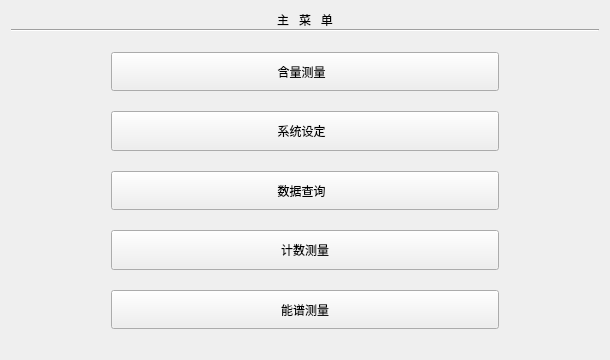
<?xml version="1.0" encoding="UTF-8"?>
<ui version="4.0">
 <class>Widget</class>
 <widget class="QWidget" name="Widget">
  <property name="geometry">
   <rect>
    <x>0</x>
    <y>0</y>
    <width>610</width>
    <height>360</height>
   </rect>
  </property>
  <property name="windowTitle">
   <string>Widget</string>
  </property>
  <property name="styleSheet">
   <string notr="true"/>
  </property>
  <layout class="QGridLayout" name="gridLayout_2">
   <item row="0" column="0">
    <layout class="QVBoxLayout" name="verticalLayout" stretch="1,1,3,1">
     <property name="spacing">
      <number>0</number>
     </property>
     <item>
      <widget class="QLabel" name="label">
       <property name="sizePolicy">
        <sizepolicy hsizetype="Preferred" vsizetype="Maximum">
         <horstretch>0</horstretch>
         <verstretch>0</verstretch>
        </sizepolicy>
       </property>
       <property name="text">
        <string>主   菜   单</string>
       </property>
       <property name="alignment">
        <set>Qt::AlignCenter</set>
       </property>
      </widget>
     </item>
     <item>
      <widget class="Line" name="line">
       <property name="orientation">
        <enum>Qt::Horizontal</enum>
       </property>
      </widget>
     </item>
     <item>
      <layout class="QVBoxLayout" name="verticalLayout_2">
       <property name="spacing">
        <number>20</number>
       </property>
       <property name="leftMargin">
        <number>100</number>
       </property>
       <property name="topMargin">
        <number>20</number>
       </property>
       <property name="rightMargin">
        <number>100</number>
       </property>
       <property name="bottomMargin">
        <number>20</number>
       </property>
       <item>
        <widget class="QPushButton" name="b1">
         <property name="sizePolicy">
          <sizepolicy hsizetype="Minimum" vsizetype="Minimum">
           <horstretch>0</horstretch>
           <verstretch>0</verstretch>
          </sizepolicy>
         </property>
         <property name="text">
          <string>含量测量  </string>
         </property>
         <property name="autoDefault">
          <bool>false</bool>
         </property>
         <property name="default">
          <bool>false</bool>
         </property>
         <property name="flat">
          <bool>false</bool>
         </property>
        </widget>
       </item>
       <item>
        <widget class="QPushButton" name="b3">
         <property name="sizePolicy">
          <sizepolicy hsizetype="Minimum" vsizetype="Minimum">
           <horstretch>0</horstretch>
           <verstretch>0</verstretch>
          </sizepolicy>
         </property>
         <property name="text">
          <string>系统设定  </string>
         </property>
         <property name="autoDefault">
          <bool>false</bool>
         </property>
         <property name="default">
          <bool>false</bool>
         </property>
         <property name="flat">
          <bool>false</bool>
         </property>
        </widget>
       </item>
       <item>
        <widget class="QPushButton" name="b2">
         <property name="sizePolicy">
          <sizepolicy hsizetype="Minimum" vsizetype="Minimum">
           <horstretch>0</horstretch>
           <verstretch>0</verstretch>
          </sizepolicy>
         </property>
         <property name="text">
          <string>数据查询  </string>
         </property>
         <property name="autoDefault">
          <bool>false</bool>
         </property>
         <property name="default">
          <bool>false</bool>
         </property>
         <property name="flat">
          <bool>false</bool>
         </property>
        </widget>
       </item>
       <item>
        <widget class="QPushButton" name="b4">
         <property name="sizePolicy">
          <sizepolicy hsizetype="Minimum" vsizetype="Minimum">
           <horstretch>0</horstretch>
           <verstretch>0</verstretch>
          </sizepolicy>
         </property>
         <property name="text">
          <string>计数测量</string>
         </property>
         <property name="autoDefault">
          <bool>false</bool>
         </property>
         <property name="default">
          <bool>false</bool>
         </property>
         <property name="flat">
          <bool>false</bool>
         </property>
        </widget>
       </item>
       <item>
        <widget class="QPushButton" name="b6">
         <property name="sizePolicy">
          <sizepolicy hsizetype="Minimum" vsizetype="Minimum">
           <horstretch>0</horstretch>
           <verstretch>0</verstretch>
          </sizepolicy>
         </property>
         <property name="text">
          <string>能谱测量</string>
         </property>
         <property name="autoDefault">
          <bool>false</bool>
         </property>
         <property name="default">
          <bool>false</bool>
         </property>
         <property name="flat">
          <bool>false</bool>
         </property>
        </widget>
       </item>
      </layout>
     </item>
     <item>
      <layout class="QHBoxLayout" name="horizontalLayout" stretch="1,5,2">
       <property name="spacing">
        <number>0</number>
       </property>
       <item>
        <widget class="issample" name="widget_issample" native="true">
         <property name="sizePolicy">
          <sizepolicy hsizetype="Preferred" vsizetype="Maximum">
           <horstretch>0</horstretch>
           <verstretch>0</verstretch>
          </sizepolicy>
         </property>
        </widget>
       </item>
       <item>
        <widget class="ispreheat" name="widget_ispreheat" native="true">
         <property name="sizePolicy">
          <sizepolicy hsizetype="Preferred" vsizetype="Maximum">
           <horstretch>0</horstretch>
           <verstretch>0</verstretch>
          </sizepolicy>
         </property>
        </widget>
       </item>
       <item>
        <widget class="date_widget" name="widget_datetime" native="true">
         <property name="sizePolicy">
          <sizepolicy hsizetype="Preferred" vsizetype="Maximum">
           <horstretch>0</horstretch>
           <verstretch>0</verstretch>
          </sizepolicy>
         </property>
        </widget>
       </item>
      </layout>
     </item>
    </layout>
   </item>
  </layout>
 </widget>
 <layoutdefault spacing="6" margin="11"/>
 <customwidgets>
  <customwidget>
   <class>date_widget</class>
   <extends>QWidget</extends>
   <header>date_widget.h</header>
   <container>1</container>
  </customwidget>
  <customwidget>
   <class>issample</class>
   <extends>QWidget</extends>
   <header>issample.h</header>
   <container>1</container>
  </customwidget>
  <customwidget>
   <class>ispreheat</class>
   <extends>QWidget</extends>
   <header>ispreheat.h</header>
   <container>1</container>
  </customwidget>
 </customwidgets>
 <resources/>
 <connections/>
</ui>
